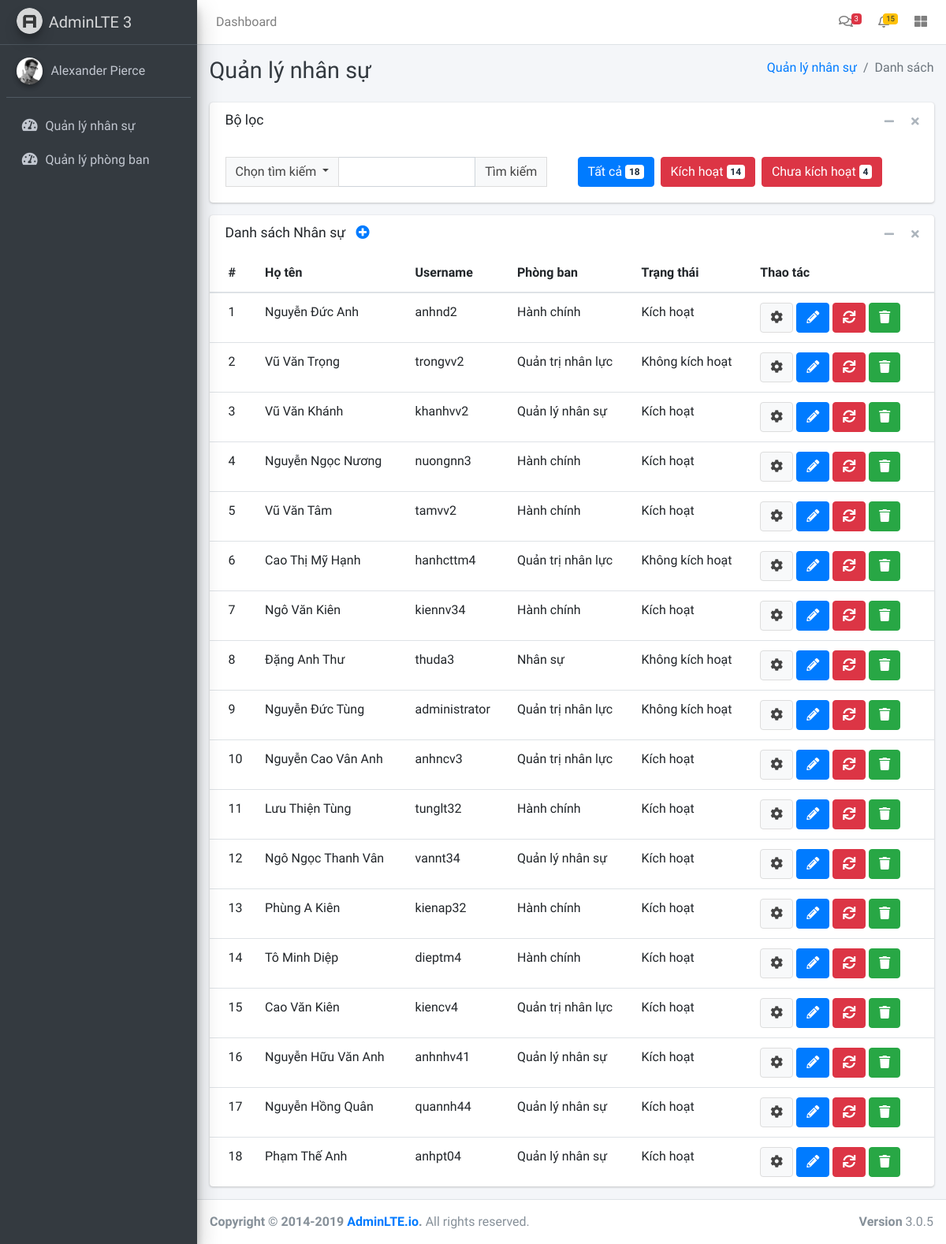
The page / on the database its author committed.
### tables this page shows
CREATE TABLE `employees` (
  `id` int(11) NOT NULL,
  `userid` int(11) NOT NULL,
  `fullname` varchar(200) NOT NULL,
  `deptid` int(11) DEFAULT NULL,
  `role` varchar(200) DEFAULT NULL,
  `thumb` varchar(200) DEFAULT NULL,
  `birthday` varchar(200) DEFAULT NULL,
  `email` varchar(200) DEFAULT NULL,
  `address` varchar(100) DEFAULT NULL
);

CREATE TABLE `users` (
  `id` int(11) NOT NULL,
  `username` varchar(100) NOT NULL,
  `password` varchar(100) NOT NULL,
  `enable` varchar(100) NOT NULL,
  `created` varchar(100) NOT NULL,
  `createdby` varchar(100) NOT NULL
);

CREATE TABLE `depts` (
  `id` int(11) NOT NULL,
  `name` varchar(100) NOT NULL,
  `created` varchar(100) NOT NULL,
  `createdby` varchar(100) NOT NULL,
  `enable` varchar(100) NOT NULL
);

### controllers/UsersController.php (called while the page is built, shortened)
<?php
    require_once('models/Users.php');
	class UsersController extends Controller{
        public $pathView = 'views/employees/users/';
        public $model;
        public function __construct()
        {
            $this->model = new users;
        }
		public function list(){
            $fieldSearch = (isset($_GET['fieldSearch'])) ? $_GET['fieldSearch'] : '';
            $contentSearch = (isset($_GET['contentSearch'])) ? $_GET['contentSearch'] : '';
            $enableFilter = (isset($_GET['enable'])) ? $_GET['enable'] : 'all';
            $request = [
                'fieldSearch'   => $fieldSearch,
                'contentSearch' => $contentSearch,
                'enableFilter' => $enableFilter
            ];
            $items =  $this->model->getAll($request);
            require_once($this->pathView.'list.php');
        }
	}
?>

### index.php (called while the page is built, shortened)
<?php
	$action     = isset($_GET['action'])     ? $_GET['action'] : 'list';
	$object = new $controllerClass;
	$object->$action();
?>

### models/Users.php (called while the page is built, shortened)
<?php
	class Users extends model{
        public function getAll($request = null){
			$con = $this->connection();
			$querySelect = "SELECT username,fullname,
									role as rolename,
									name as deptname,
									users.enable as enable,
									users.created as created,
									users.createdby as createdby,
									users.id as id
							FROM employees
							LEFT JOIN users ON users.id = employees.userid
							LEFT JOIN depts ON depts.id = employees.deptid";
			$result = mysqli_query($con,$querySelect);
			$users = [];
			if(mysqli_num_rows($result) > 0){
				$users = mysqli_fetch_all($result, MYSQLI_ASSOC);
			}
			return $users;
		}
	}
?>

### views/employees/users/list.php (the view, shortened to what this page needs)
<?php  require_once('views/employees/layouts/header.php'); ?>
<div class="content-wrapper">
    <?php require_once('views/employees/layouts/breadcrumb.php'); ?>
    <section class="content">
      <div class="container-fluid">
        <?php require_once("views/employees/$this->controllerName/filter.php") ?>
        <div class="row">
            <div class="col-md-12">
            <div class="card">
               <?php require_once("views/employees/layouts/card_header.php") ?>
              <div class="card-body p-0">
                <table class="table table-border">
                  <thead>
                    <th>#</th>
                    <th>Họ tên</th>
                    <th>Username</th>
                    <th>Phòng ban</th>
                    <th>Trạng thái</th>
                    <th>Thao tác</th>
                  </thead>
                  <tbody>
                    <?php if(count($items) > 0): ?>
                      <?php foreach($items as $key => $item): ?>
                          <tr>
                            <?php
                                $username = $item['username'];
                                $fullname = $item['fullname'];
                                $deptname = $item['deptname'];
                                $status   = ($item['enable'] == 'active') ? 'Kích hoạt' : 'Không kích hoạt';
                            ?>
                              <td><?php echo $key + 1  ?></td>
                              <td><?php echo $fullname  ?></td>
                              <td><?php echo $username  ?></td>
                              <td><?php echo $deptname  ?></td>
                              <td><?php echo $status  ?></td>
                              <td>
                                <?php
                                    $editLink = "?controller=" . $this->controllerName . "&action=update&id=" .$item['id'];
                                    $editChangeStatus = "?controller=" . $this->controllerName . "&action=changeStatus&id=" .$item['id'] . "&enable=" . $item['enable'];
                                    $editDelete = "?controller=" . $this->controllerName . "&action=delete&id=" .$item['id'];
                                    $resetPasswordLink = "?controller=" . $this->controllerName . "&action=resetPassword&id=" .$item['id'];
                                ?>
                                <a href="<?php echo $resetPasswordLink ?>" class="btn btn-default">
                                <i class="fa fa-cog"></i>
                                </a>
                                <a href="<?php echo $editLink ?>" class="btn btn-primary">
                                  <i class="fa fa-pencil-alt"></i>
                                </a>
                                <a href="<?php echo $editChangeStatus ?>" class="btn btn-danger">
                                  <i class="fa fa-sync"></i>
                                </a>
                                <a href="<?php echo $editDelete ?>" class="btn btn-success">
                                  <i class="fa fa-trash"></i>
                                </a>
                              </td>
                          </tr>
                      <?php endforeach; ?>
                    <?php endif ?>
                  </tbody>
                </table>
              </div>
            </div>
            </div>
        </div>
      </div>
    </section>
  </div>
    <?php  require_once('views/elements/main_footer.php'); ?>
</div>
<?php  require_once('views/employees/layouts/footer.php'); ?>

### rows shown on the page
employees: fullname "Nguyễn Đức Anh", userid.username "anhnd2", deptid.name "Hành chính", userid.enable "Kích hoạt"
employees: fullname "Vũ Văn Trọng", userid.username "trongvv2", deptid.name "Quản trị nhân lực", userid.enable "Không kích hoạt"
employees: fullname "Vũ Văn Khánh", userid.username "khanhvv2", deptid.name "Quản lý nhân sự", userid.enable "Kích hoạt"
employees: fullname "Nguyễn Ngọc Nương", userid.username "nuongnn3", deptid.name "Hành chính", userid.enable "Kích hoạt"
employees: fullname "Vũ Văn Tâm", userid.username "tamvv2", deptid.name "Hành chính", userid.enable "Kích hoạt"
employees: fullname "Cao Thị Mỹ Hạnh", userid.username "hanhcttm4", deptid.name "Quản trị nhân lực", userid.enable "Không kích hoạt"
employees: fullname "Ngô Văn Kiên", userid.username "kiennv34", deptid.name "Hành chính", userid.enable "Kích hoạt"
employees: fullname "Đặng Anh Thư", userid.username "thuda3", deptid.name "Nhân sự", userid.enable "Không kích hoạt"
employees: fullname "Nguyễn Đức Tùng", userid.username "administrator", deptid.name "Quản trị nhân lực", userid.enable "Không kích hoạt"
employees: fullname "Nguyễn Cao Vân Anh", userid.username "anhncv3", deptid.name "Quản trị nhân lực", userid.enable "Kích hoạt"
employees: fullname "Lưu Thiện Tùng", userid.username "tunglt32", deptid.name "Hành chính", userid.enable "Kích hoạt"
employees: fullname "Ngô Ngọc Thanh Vân", userid.username "vannt34", deptid.name "Quản lý nhân sự", userid.enable "Kích hoạt"
employees: fullname "Phùng A Kiên", userid.username "kienap32", deptid.name "Hành chính", userid.enable "Kích hoạt"
employees: fullname "Tô Minh Diệp", userid.username "dieptm4", deptid.name "Hành chính", userid.enable "Kích hoạt"
employees: fullname "Cao Văn Kiên", userid.username "kiencv4", deptid.name "Quản trị nhân lực", userid.enable "Kích hoạt"
employees: fullname "Nguyễn Hữu Văn Anh", userid.username "anhnhv41", deptid.name "Quản lý nhân sự", userid.enable "Kích hoạt"
employees: fullname "Nguyễn Hồng Quân", userid.username "quannh44", deptid.name "Quản lý nhân sự", userid.enable "Kích hoạt"
employees: fullname "Phạm Thế Anh", userid.username "anhpt04", deptid.name "Quản lý nhân sự", userid.enable "Kích hoạt"

### other values the page prints
$this->displayName "Quản lý nhân sự"
$breadcrumb "Danh sách"
$searchFieldHTML "Chọn tìm kiếm"
$countAll "18"
$countActive "14"
$countInactive "4"
$this->listName "Nhân sự"
